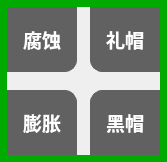
<?xml version="1.0" encoding="UTF-8"?>
<ui version="4.0">
 <class>Form</class>
 <widget class="QWidget" name="Form">
  <property name="geometry">
   <rect>
    <x>0</x>
    <y>0</y>
    <width>167</width>
    <height>162</height>
   </rect>
  </property>
  <property name="windowTitle">
   <string>Form</string>
  </property>
  <widget class="QPushButton" name="pushButton">
   <property name="geometry">
    <rect>
     <x>7</x>
     <y>7</y>
     <width>70</width>
     <height>65</height>
    </rect>
   </property>
   <property name="font">
    <font>
     <pointsize>14</pointsize>
     <weight>75</weight>
     <bold>true</bold>
    </font>
   </property>
   <property name="styleSheet">
    <string notr="true">#pushButton{
	color: rgb(255, 255, 255);
	background-color: rgb(97, 97, 97);
	border:1px solid rgb(97, 97, 97);	
	border-bottom-right-radius:12px;
}
#pushButton:hover{
	background-color: rgb(85, 170, 255);
	color:rgb(0,0,0);
}</string>
   </property>
   <property name="text">
    <string>腐蚀</string>
   </property>
   <property name="iconSize">
    <size>
     <width>16</width>
     <height>16</height>
    </size>
   </property>
  </widget>
  <widget class="QPushButton" name="pushButton_2">
   <property name="geometry">
    <rect>
     <x>7</x>
     <y>90</y>
     <width>70</width>
     <height>65</height>
    </rect>
   </property>
   <property name="font">
    <font>
     <pointsize>14</pointsize>
     <weight>75</weight>
     <bold>true</bold>
    </font>
   </property>
   <property name="styleSheet">
    <string notr="true">#pushButton_2{
	color: rgb(255, 255, 255);
	background-color: rgb(97, 97, 97);
	border:1px solid rgb(97, 97, 97);
	border-top-right-radius:12px;
}
#pushButton_2:hover{
	background-color: rgb(85, 170, 255);
	color:rgb(0,0,0);
}</string>
   </property>
   <property name="text">
    <string>膨胀</string>
   </property>
  </widget>
  <widget class="QPushButton" name="pushButton_3">
   <property name="geometry">
    <rect>
     <x>90</x>
     <y>7</y>
     <width>70</width>
     <height>65</height>
    </rect>
   </property>
   <property name="font">
    <font>
     <pointsize>14</pointsize>
     <weight>75</weight>
     <bold>true</bold>
    </font>
   </property>
   <property name="layoutDirection">
    <enum>Qt::LeftToRight</enum>
   </property>
   <property name="styleSheet">
    <string notr="true">#pushButton_3{
	color: rgb(255, 255, 255);
	background-color: rgb(97, 97, 97);
	border:1px solid rgb(97, 97, 97);
	border-bottom-left-radius:12px;
}
#pushButton_3:hover{
	background-color: rgb(85, 170, 255);
	color:rgb(0,0,0);
}</string>
   </property>
   <property name="text">
    <string>礼帽</string>
   </property>
  </widget>
  <widget class="QPushButton" name="pushButton_4">
   <property name="geometry">
    <rect>
     <x>90</x>
     <y>90</y>
     <width>70</width>
     <height>65</height>
    </rect>
   </property>
   <property name="font">
    <font>
     <pointsize>14</pointsize>
     <weight>75</weight>
     <bold>true</bold>
    </font>
   </property>
   <property name="styleSheet">
    <string notr="true">#pushButton_4{
	color: rgb(255, 255, 255);
	background-color: rgb(97, 97, 97);
	border:1px solid rgb(97, 97, 97);
	border-top-left-radius:12px;
}
#pushButton_4:hover{
	background-color: rgb(85, 170, 255);
	color:rgb(0,0,0);
}</string>
   </property>
   <property name="text">
    <string>黑帽</string>
   </property>
  </widget>
  <widget class="QLabel" name="label">
   <property name="geometry">
    <rect>
     <x>0</x>
     <y>0</y>
     <width>167</width>
     <height>162</height>
    </rect>
   </property>
   <property name="styleSheet">
    <string notr="true">border:7px solid rgb(0, 170, 0);
</string>
   </property>
   <property name="text">
    <string/>
   </property>
  </widget>
  <zorder>label</zorder>
  <zorder>pushButton</zorder>
  <zorder>pushButton_2</zorder>
  <zorder>pushButton_3</zorder>
  <zorder>pushButton_4</zorder>
 </widget>
 <resources/>
 <connections/>
</ui>
